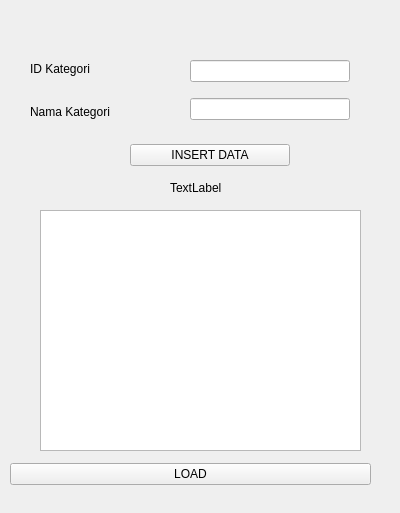
<?xml version="1.0" encoding="UTF-8"?>
<ui version="4.0">
 <class>Kategori</class>
 <widget class="QWidget" name="Kategori">
  <property name="geometry">
   <rect>
    <x>0</x>
    <y>0</y>
    <width>400</width>
    <height>513</height>
   </rect>
  </property>
  <property name="windowTitle">
   <string>Form Kategori</string>
  </property>
  <widget class="QWidget" name="horizontalLayoutWidget">
   <property name="geometry">
    <rect>
     <x>130</x>
     <y>140</y>
     <width>160</width>
     <height>31</height>
    </rect>
   </property>
   <layout class="QHBoxLayout" name="horizontalLayout">
    <item>
     <widget class="QPushButton" name="pushButtonInsert">
      <property name="text">
       <string>INSERT DATA</string>
      </property>
     </widget>
    </item>
   </layout>
  </widget>
  <widget class="QLabel" name="labelResult">
   <property name="geometry">
    <rect>
     <x>170</x>
     <y>180</y>
     <width>55</width>
     <height>16</height>
    </rect>
   </property>
   <property name="text">
    <string>TextLabel</string>
   </property>
  </widget>
  <widget class="QWidget" name="verticalLayoutWidget">
   <property name="geometry">
    <rect>
     <x>30</x>
     <y>50</y>
     <width>111</width>
     <height>80</height>
    </rect>
   </property>
   <layout class="QVBoxLayout" name="verticalLayout">
    <item>
     <widget class="QLabel" name="labelId">
      <property name="text">
       <string>ID Kategori</string>
      </property>
     </widget>
    </item>
    <item>
     <widget class="QLabel" name="labelName">
      <property name="text">
       <string>Nama Kategori</string>
      </property>
     </widget>
    </item>
   </layout>
  </widget>
  <widget class="QWidget" name="verticalLayoutWidget_2">
   <property name="geometry">
    <rect>
     <x>190</x>
     <y>50</y>
     <width>160</width>
     <height>80</height>
    </rect>
   </property>
   <layout class="QVBoxLayout" name="verticalLayout_2">
    <item>
     <widget class="QLineEdit" name="lineEditId"/>
    </item>
    <item>
     <widget class="QLineEdit" name="lineEditName"/>
    </item>
   </layout>
  </widget>
  <widget class="QWidget" name="horizontalLayoutWidget_2">
   <property name="geometry">
    <rect>
     <x>10</x>
     <y>459</y>
     <width>361</width>
     <height>31</height>
    </rect>
   </property>
   <layout class="QHBoxLayout" name="horizontalLayout_2">
    <item>
     <widget class="QPushButton" name="pushButtonLoad">
      <property name="text">
       <string>LOAD</string>
      </property>
     </widget>
    </item>
   </layout>
  </widget>
  <widget class="QWidget" name="verticalLayoutWidget_3">
   <property name="geometry">
    <rect>
     <x>40</x>
     <y>210</y>
     <width>321</width>
     <height>241</height>
    </rect>
   </property>
   <layout class="QVBoxLayout" name="verticalLayout_3">
    <item>
     <widget class="QTableWidget" name="tableWidget"/>
    </item>
   </layout>
  </widget>
 </widget>
 <resources/>
 <connections/>
</ui>
